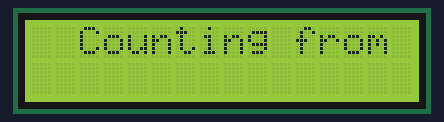
This sketch was run on a simulated Arduino Uno, built with avr-gcc and run on an emulated ATmega328P. On the bench: 16×2 character LCD.

Above: at 0.1 s.
At 4.1 s:
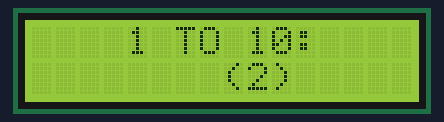
At 9.1 s:
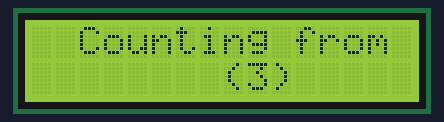
At 18.7 s:
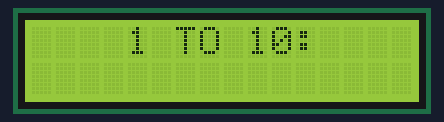
At 28.2 s:
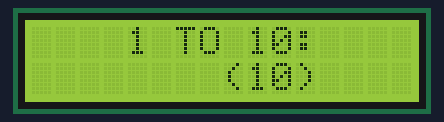
At 37.3 s:
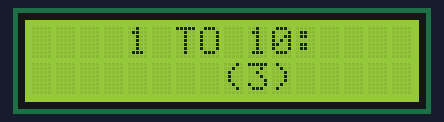

Measured:
- what the display in image 1 shows lasts 2.0 s, from 4.1 s to 6.1 s
- what the display in image 2 shows lasts 0.5 s, from 9.1 s to 9.6 s
- what the display in image 4 shows lasts 2.1 s, from 28.1 s to 30.2 s

The sketch:

LCD_display.ino
```cpp
#include <LiquidCrystal.h>

int rs = 7;
int en = 8;
int d4 = 9;
int d5 = 10;
int d6 = 11;
int d7 = 12;

LiquidCrystal LCD(rs,en,d4,d5,d6,d7);


void setup() {
  // put your setup code here, to run once:

  LCD.begin(16,2);

}

void loop() {
  // put your main code here, to run repeatedly:


  // LCD.setCursor(3, 0);
  // LCD.print("ARWA is");
  // LCD.setCursor(3, 1);
  // LCD.print("Amazing!!");

   int dt = 100;
  // delay(dt);

  // LCD.clear();

  // delay(dt);


  int counter = 0;
  while (counter < 10){

  LCD.setCursor(2, 0);
  LCD.print("Counting from");

  delay(500);
  LCD.clear();

  LCD.setCursor(4, 0);
  LCD.print("1 TO 10: ");

  delay(500);

  LCD.setCursor(8, 1);
  counter = counter + 1;

  LCD.print("(");
  LCD.print(counter);
  LCD.print(")");
  delay(2000);


  }

  delay(dt);
  LCD.clear();


}
```
